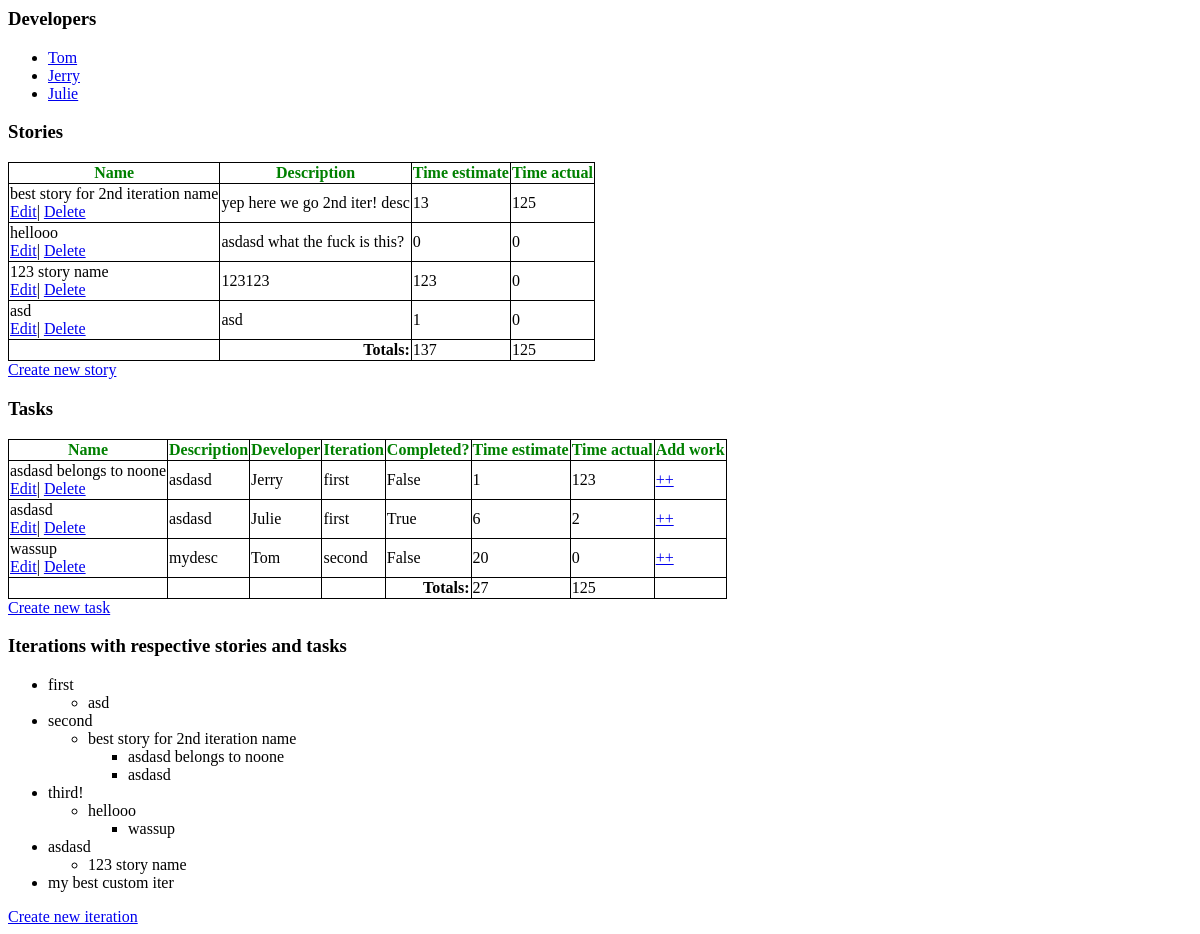
The app's page /xptracker/ with its own data.
### xptracker/models.py (models this page shows, shortened)
class Developer(models.Model):
    name = models.CharField(max_length=100)
    def __str__(self):
        return self.name

class Story(models.Model):
    name = models.CharField(max_length=100)
    description = models.CharField(max_length=1000)
    time_hours_estimate = models.IntegerField(default=0)
    iteration = models.ForeignKey(Iteration, on_delete=models.SET_NULL,
                                  null=True, blank=True)
    @property
    def time_hours_actual(self):
        return sum(task.total_work for task in self.task_set.all())

class Task(models.Model):
    name = models.CharField(max_length=100)
    description = models.CharField(max_length=1000)
    completed = models.BooleanField(default=False)
    developer = models.ForeignKey(Developer, null=True, blank=True,
                                  on_delete=models.SET_NULL)
    iteration = models.ForeignKey(Iteration, null=True, blank=True,
                                  on_delete=models.SET_NULL)
    time_hours_estimate = models.IntegerField(null=False, blank=False)
    story = models.ForeignKey(Story, on_delete=models.CASCADE)
    def __str__(self):
        return self.name
    @property
    def total_work(self):
        if self.work_set.all():
            return self.work_set.all().aggregate(
                models.Sum('time_hours'))['time_hours__sum']
        else:
            return 0

class Work(models.Model):
    name = models.CharField(max_length=100)
    description = models.CharField(max_length=1000)
    time_hours = models.IntegerField(null=False, blank=False)
    task = models.ForeignKey(Task, on_delete=models.CASCADE)
    developer = models.ForeignKey(Developer, null=True, blank=True,
                                  on_delete=models.SET_NULL)

class Iteration(models.Model):
    name = models.CharField(max_length=20)
    def __str__(self):
        return self.name

### xptracker/views.py (the view)
def index(request):
    developer_list = Developer.objects.all()
    story_list = Story.objects.all()
    task_list = Task.objects.all()
    iteration_list = Iteration.objects.all()
    incomplete_task_list = task_list.filter(completed=False)
    total_story_time_estimate = sum(story.time_hours_estimate
                                    for story in Story.objects.all())
    total_task_time_estimate = sum(task.time_hours_estimate
                                   for task in Task.objects.all())
    total_task_time_actual = sum(task.total_work for task in Task.objects.all())
    context = {'developer_list': developer_list, 'story_list': story_list,
               'task_list': task_list, 'iteration_list': iteration_list,
               'incomplete_task_list': incomplete_task_list,
               'total_story_time_estimate': total_story_time_estimate,
               'total_task_time_estimate': total_task_time_estimate,
               'total_task_time_actual': total_task_time_actual}
    return render(request, 'xptracker/index.html', context)

### xptracker/templates/xptracker/index.html
{% load static %}
<link rel="stylesheet" type="text/css" href="{% static 'xptracker/style.css' %}" />
<h3>Developers</h3>
{% if developer_list %}
    <ul>
    {% for developer in developer_list %}
        <li><a href={% url "xptracker:developer_detail" developer.id %}>{{ developer.name }}</a></li>
    {% endfor %}
    </ul>
{% else %}
    <p>No developers exist.</p>
{% endif %}
<h3>Stories</h3>
{% if story_list %}
<table>
    <tr>
        <th>Name</th>
        <th>Description</th>
        <th>Time estimate</th>
        <th>Time actual</th>
    </tr>
    {% for story in story_list %}
    <tr>
        <td>{{ story.name }}<br/>
            <a href={% url "xptracker:story_update" story.id %}>Edit</a>|
            <a href={% url "xptracker:story_delete" story.id %}>Delete</a>
        </td>
        <td>{{ story.description }}</td>
        <td>{{ story.time_hours_estimate }}</td>
        <td>{{ story.time_hours_actual }}</td>
    </tr>
    {% endfor %}
    <tr>
        <td/>
        <td id="totals-label-cell"><b>Totals:</b></td>
        <td>{{ total_story_time_estimate }}</td>
        <td>{{ total_task_time_actual }}</td>
    </tr>
</table>
{% else %}
    <p>No stories exist.</p>
{% endif %}
<a href={% url "xptracker:story_create" %}>Create new story</a>
<h3>Tasks</h3>
{% if task_list %}
<table>
    <tr>
        <th>Name</th>
        <th>Description</th>
        <th>Developer</th>
        <th>Iteration</th>
        <th>Completed?</th>
        <th>Time estimate</th>
        <th>Time actual</th>
        <th>Add work</th>
    </tr>
    {% for task in task_list %}
    <tr>
        <td>{{ task.name }}<br/>
            <a href={% url "xptracker:task_update" task.id %}>Edit</a>|
            <a href={% url "xptracker:task_delete" task.id %}>Delete</a>
        </td>
        <td>{{ task.description }}</td>
        <td>{{ task.developer }}</td>
        <td>{{ task.iteration }}</td>
        <td>{{ task.completed }}</td>
        <td>{{ task.time_hours_estimate }}</td>
        <td>{{ task.total_work }}</td>
        <td><a href={% url "xptracker:work_create" task.id %}>++</a></td>
    </tr>
    {% endfor %}
    <tr>
        <td/>
        <td/>
        <td/>
        <td/>
        <td id="totals-label-cell"><b>Totals:</b></td>
        <td>{{ total_task_time_estimate }}</td>
        <td>{{ total_task_time_actual }}</td>
    </tr>
<table>
{% else %}
    <p>No tasks exist.</p>
{% endif %}
<a href={% url "xptracker:task_create" %}>Create new task</a><br />
<h3>Iterations with respective stories and tasks</h3>
{% if iteration_list %}
    <ul>
    {% for iteration in iteration_list %}
        <li>{{ iteration.name }}</li>
        <ul>
        {% for story in iteration.story_set.all %}
            <li>{{ story.name }}</li>
            <ul>
            {% for task in story.task_set.all %}
                <li>{{ task.name }}</li>
            {% endfor %}
            </ul>
        {% endfor %}
        </ul>
    {% endfor %}
    </ul>
{% else %}
    <p>No iterations exist.</p>
{% endif %}
<a href={% url "xptracker:iteration_create" %}>Create new iteration</a>

### xptracker/static/xptracker/style.css (style rules this page uses)
table { border-collapse: collapse; }
table, th, td { border: 1px solid black; }
th { color: green; }
td { word-break: break-all; }
#totals-label-cell { text-align: right; }

### records on screen
Developer: name "Tom"
Developer: name "Jerry"
Developer: name "Julie"
Story: name "best story for 2nd iteration name", description "yep here we go 2nd iter! desc", time_hours_estimate "13", time_hours_actual "125"
Story: name "hellooo", description "asdasd what the fuck is this?", time_hours_estimate "0", time_hours_actual "0"
Story: name "123 story name", description "123123", time_hours_estimate "123", time_hours_actual "0"
Story: name "asd", description "asd", time_hours_estimate "1", time_hours_actual "0"
Task: name "asdasd belongs to noone", description "asdasd", developer "Jerry", iteration "first", completed "False", time_hours_estimate "1", total_work "123"
Task: name "asdasd", description "asdasd", developer "Julie", iteration "first", completed "True", time_hours_estimate "6", total_work "2"
Task: name "wassup", description "mydesc", developer "Tom", iteration "second", completed "False", time_hours_estimate "20", total_work "0"
Iteration: name "first"
Iteration: name "second"
Iteration: name "third!"
Iteration: name "asdasd"
Iteration: name "my best custom iter"

### other values on screen
{{ total_story_time_estimate }} "137"
{{ total_task_time_actual }} "125"
{{ total_task_time_estimate }} "27"
